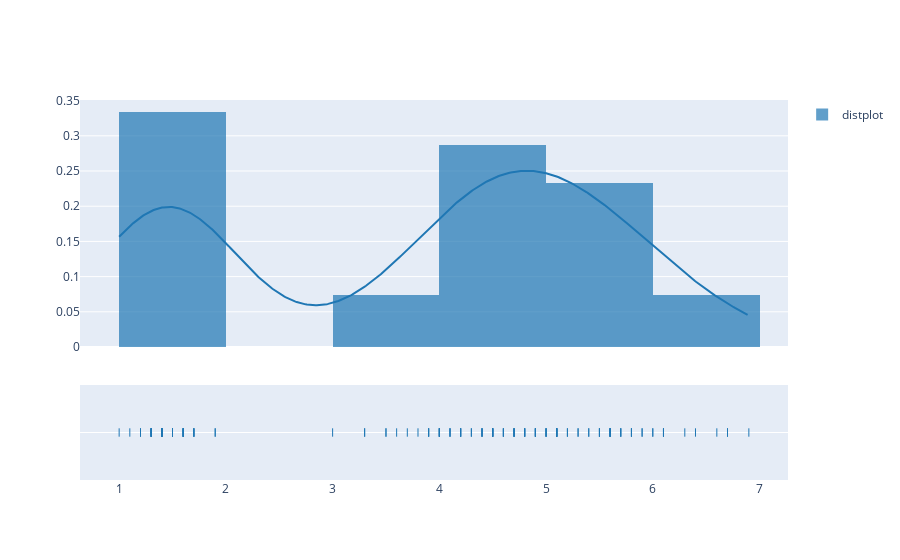

Source (notebook cell):
### Code cell
import plotly.figure_factory as ff

group_labels = ["distplot"]  # name of the dataset

fig = ff.create_distplot(tryy, group_labels)
fig.show()

### Figure 1 — Plotly figure (JSON) as saved in the notebook; plotly's stock layout.template omitted (floating-point values rounded to 4 significant figures; data arrays with more than 128 entries replaced by an {"elided": "..."} marker saying what was removed)
{"data": [{"autobinx": false, "histnorm": "probability density", "legendgroup": "distplot", "marker": {"color": "rgb(31, 119, 180)"}, "name": "distplot", "opacity": 0.7, "type": "histogram", "x": {"elided": "150 float values"}, "xaxis": "x", "xbins": {"end": 6.9, "size": 1, "start": 1}, "yaxis": "y"}, {"legendgroup": "distplot", "marker": {"color": "rgb(31, 119, 180)"}, "mode": "lines", "name": "distplot", "showlegend": false, "type": "scatter", "x": {"elided": "500 float values"}, "xaxis": "x", "y": {"elided": "500 float values"}, "yaxis": "y"}, {"legendgroup": "distplot", "marker": {"color": "rgb(31, 119, 180)", "symbol": "line-ns-open"}, "mode": "markers", "name": "distplot", "showlegend": false, "type": "scatter", "x": {"elided": "150 float values"}, "xaxis": "x", "y": {"elided": "150 str values"}, "yaxis": "y2"}], "layout": {"barmode": "overlay", "hovermode": "closest", "legend": {"traceorder": "reversed"}, "xaxis": {"anchor": "y2", "domain": [0, 1], "zeroline": false}, "yaxis": {"anchor": "free", "domain": [0.35, 1], "position": 0}, "yaxis2": {"anchor": "x", "domain": [0, 0.25], "dtick": 1, "showticklabels": false}}}
